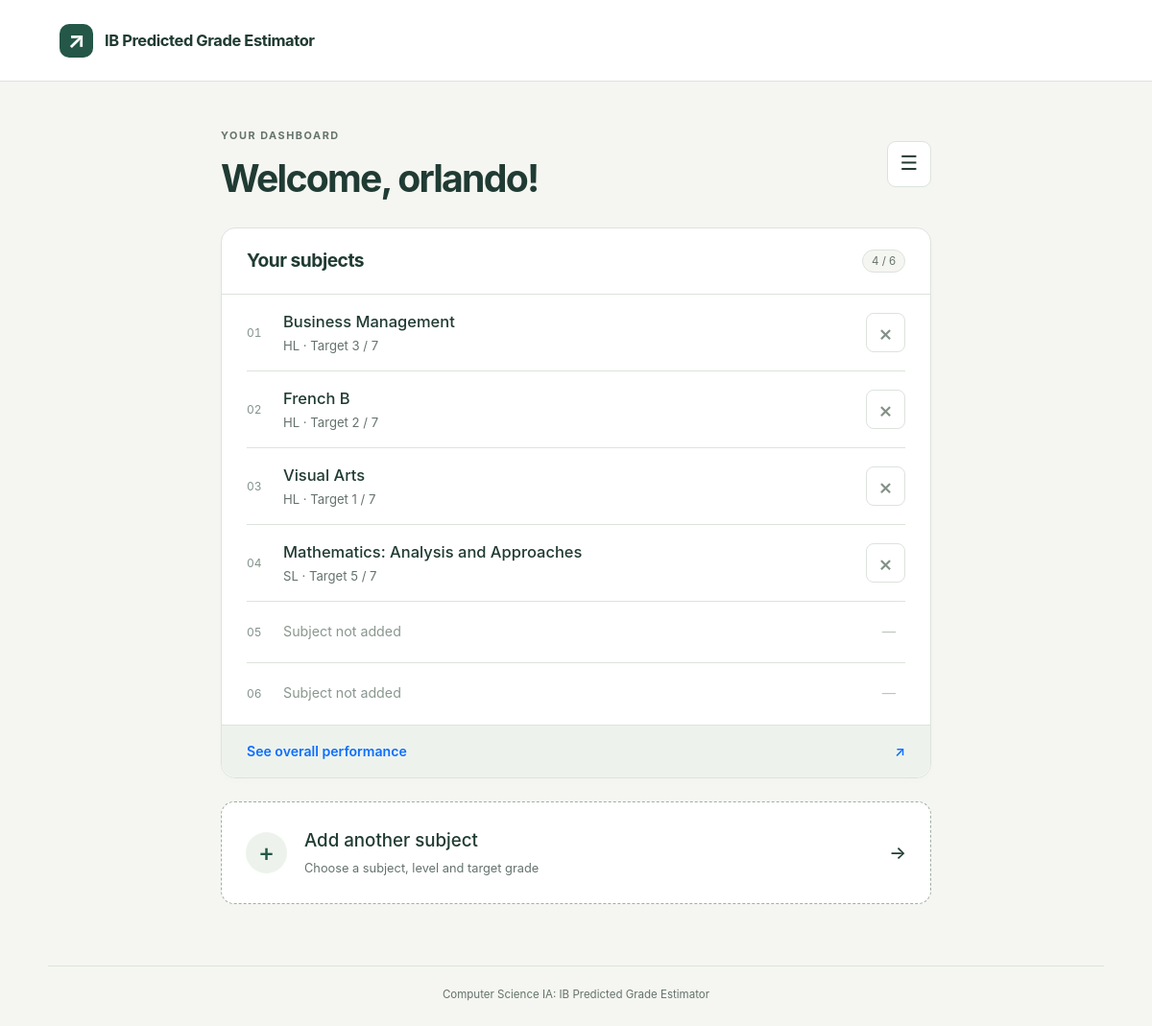
Page / (signed in) on the earlier database version.
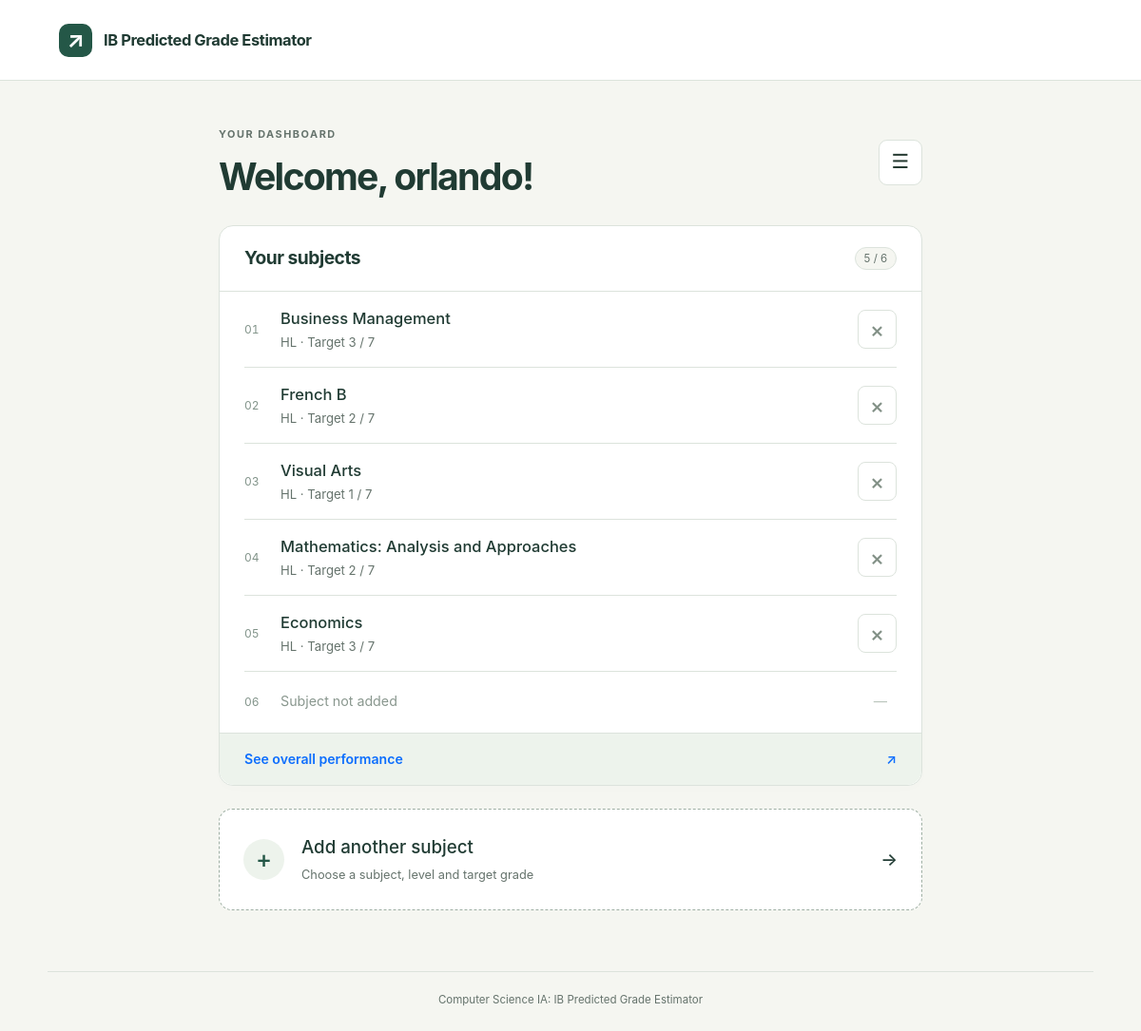
Same page on the later database version.
### tables this page shows
CREATE TABLE users(user_id INTEGER PRIMARY KEY,
								 username VARCHAR(255) UNIQUE NOT NULL,
                                 password_hash VARCHAR(255) NOT NULL);

CREATE TABLE user_subjects(user_subject_id INTEGER PRIMARY KEY,
										 user_id INTEGER NOT NULL,
                                         subject_id INTEGER NOT NULL,
                                         target_grade INTEGER NOT NULL
                                         CHECK(target_grade BETWEEN 1 AND 7),
                                         
                                         FOREIGN KEY (user_id) REFERENCES users(user_id)
                                         ON DELETE CASCADE,
                                         FOREIGN KEY (subject_id) REFERENCES subjects(subject_id));

CREATE TABLE subjects(subject_id INTEGER PRIMARY KEY,
									subject_name VARCHAR(50) NOT NULL,
                                    level VARCHAR(2) NOT NULL
                                    CHECK(level IN ('HL','SL')),
                                    total_topics INTEGER NOT NULL
                                    CHECK(total_topics > 0),
                                    
                                    UNIQUE(subject_name, level));

### app.py (the view)
@app.route("/")
def home():
    user_id = session.get('user_id')    # retrieves user id from session
    if not user_id:
        return redirect(url_for("login"))
    connection = get_db()
    cursor = connection.cursor()
    cursor.execute('SELECT username FROM users WHERE user_id=?', (user_id,))
    user = cursor.fetchone()
    if user is None:
        connection.close()
        return logout()
    command = """SELECT user_subjects.user_subject_id,
                        subjects.subject_name,
                        subjects.subject_id,
                        subjects.level,
                        subjects.total_topics,
                        user_subjects.target_grade
                FROM user_subjects JOIN subjects
                        ON user_subjects.subject_id=subjects.subject_id
                WHERE user_subjects.user_id=?"""
    cursor.execute(command, (user_id,))
    user_subjects = cursor.fetchall()
    connection.close()
    subject_means = []
    predicted_grades = []
    for subject in user_subjects:
        connection = get_db()
        cursor = connection.cursor()
        cursor.execute(
            """SELECT * FROM assessments
            WHERE user_subject_id=?
            ORDER BY assessment_date""",
            (subject["user_subject_id"],)
        )
        assessments = cursor.fetchall()
        connection.close()
        subject_analysis = analyse_subject(assessments,
                                           subject["total_topics"],
                                           get_boundaries(subject["subject_id"], 2025, "May"))
        if subject_analysis["mean"] != "N/A":
            subject_means.append(subject_analysis["mean"])
        predicted_grades.append(subject_analysis["predicted_grade"])
    overall_analysis = analyse_overall(subject_means, predicted_grades)
    if request.args.get("view") == "overall":
        return render_template("overall.html", username=user["username"], user_subjects=user_subjects, overall_analysis=overall_analysis)
    return render_template('index.html', username=user["username"], user_subjects=user_subjects, subjects=get_subjects(), overall_analysis=overall_analysis)

### app.py (called while the page is built)
def get_subjects():
    connection = get_db()
    cursor = connection.cursor()
    cursor.execute("""SELECT subject_id, subject_name, level
                      FROM subjects ORDER BY subject_name""")
    subjects = cursor.fetchall()
    connection.close()
    return subjects

def get_boundaries(subject_id, exam_year, exam_session):
    connection = get_db()
    cursor = connection.cursor()
    command = """SELECT grade, lower_boundary
                 FROM grade_boundaries
                 WHERE subject_id=? AND exam_year=? AND exam_session=?
                 ORDER BY grade"""
    cursor.execute(command, (subject_id, exam_year, exam_session))
    rows = cursor.fetchall()
    connection.close()
    boundaries = {}
    for boundary in rows:
        boundaries[boundary["grade"]] = boundary["lower_boundary"]
    return boundaries

### database.py (called while the page is built)
def get_db():
    connection = sqlite3.connect("database.db")
    connection.execute("PRAGMA foreign_keys = ON")
    connection.row_factory = sqlite3.Row
    return connection

### logic.py (called while the page is built)
def number(num):
    try:
        num = float(num)
    except (ValueError, TypeError, OverflowError):
        raise ValueError("Error: wrong type/value")
    if not isfinite(num):
        raise ValueError("Error: not finite")
    return num

def integer(num):
    num = number(num)
    if not num.is_integer():
        raise ValueError("Error: not an integer")
    return int(num)

def percentage(score, maximum_score):
    score, maximum_score = number(score), number(maximum_score)
    if maximum_score <= 0:
        raise ValueError("maximum score must be greater than 0")
    if not (0 <= score <= maximum_score):
        raise ValueError("score must be within 0 and max_score")
    return 100 * (score / maximum_score)

def days_between(first_date, second_date):
    try:
        first_date = date.fromisoformat(first_date)
        second_date = date.fromisoformat(second_date)
    except (ValueError, TypeError):
        raise ValueError("Invalid date")
    return (second_date - first_date).days

def score_to_grade(score, maximum_score, boundaries):
    score = percentage(score, maximum_score)
    for grade in range(7,0,-1):
        if score >= boundaries[grade]:
            return grade

def mean(scores):   # must take list of scores in percentage form
    if len(scores) == 0:
        raise ValueError("No scores available")
    return sum(scores) / len(scores)

### templates/index.html (shortened to what this page needs)
{% extends 'base.html' %}
{% from '_macros.html' import grades %}
{% block content %}
<div class="dashboard-shell">
  <div class="page-heading">
    <div><p class="eyebrow">YOUR DASHBOARD</p><h1>Welcome, {{ username }}!</h1></div>
    <div class="dropdown">
      <button class="btn menu-button" type="button" data-bs-toggle="dropdown" aria-expanded="false" aria-label="Account menu"><span aria-hidden="true">☰</span></button>
    </div>
  </div>
  <section class="card subjects-card" aria-labelledby="subjects-title">
    <div class="section-heading"><h2 id="subjects-title">Your subjects</h2><span class="count-badge">{{ user_subjects|length }} / 6</span></div>
    <ul class="subject-list list-unstyled mb-0">
      {% for subject in user_subjects %}
      <li class="subject-row">
        <span class="subject-number" aria-hidden="true">{{ '%02d'|format(loop.index) }}</span>
        <a class="subject-link" href="{{ url_for('load_assessments', user_subject_id=subject['user_subject_id']) }}"><span>{{ subject['subject_name'] }}</span><small>{{ subject['level'] }} <span aria-hidden="true">·</span> Target {{ subject['target_grade'] }} / 7</small></a>
        <form action="{{ url_for('delete_subject') }}" method="post" data-confirm="Delete {{ subject['subject_name'] }} {{ subject['level'] }} and its assessments? This cannot be undone.">
          <button class="btn remove-button" type="submit" aria-label="Delete {{ subject['subject_name'] }} {{ subject['level'] }}"><span aria-hidden="true">×</span></button>
        </form>
      </li>
      {% endfor %}
      {% for i in range(user_subjects|length, 6) %}
      <li class="subject-row empty-subject"><span class="subject-number" aria-hidden="true">{{ '%02d'|format(i+1) }}</span><span>Subject not added</span><span class="empty-mark" aria-hidden="true">—</span></li>
      {% endfor %}
    </ul>
    <a class="overall-link" href="{{ url_for('home', view='overall') }}">See overall performance <span aria-hidden="true">↗</span></a>
  </section>
  {% if user_subjects|length < 6 %}
  <button type="button" class="add-subject-button" data-bs-toggle="modal" data-bs-target="#add-subject-modal"><span class="plus-icon" aria-hidden="true">+</span><span>Add another subject<small>Choose a subject, level and target grade</small></span><span aria-hidden="true">→</span></button>
  {% else %}<p class="text-secondary text-center mt-4">All six subjects are added. Open a subject to record an assessment.</p>{% endif %}
</div>
{% endblock %}

### templates/base.html (shortened to what this page needs)
<!doctype html>
<html lang="en">
<head>
  <link rel="stylesheet" href="{{ url_for('static', filename='vendor/bootstrap.min.css') }}">
  <link rel="stylesheet" href="{{ url_for('static', filename='css/style.css') }}">
</head>
<body>
  <header class="site-header">
    <div class="container site-header-inner">
      <a class="brand" href="{{ url_for('home') }}" aria-label="IB Grade Tracker home"><span class="brand-icon" aria-hidden="true">↗</span> IB Predicted Grade Estimator</a>
    </div>
  </header>
  <main id="main" class="container main-container">
    {% block content %}{% endblock %}
  </main>
  <footer class="site-footer container">Computer Science IA: IB Predicted Grade Estimator</footer>
</body>
</html>

### static/css/style.css (style rules this page uses)
:root { --ink:#203b33; --muted:#65736c; --green:#245747; --green-dark:#194234; --paper:#f5f6f1; --line:#dce3dc; --soft:#edf3ec; --bs-primary:#245747; --bs-body-color:#263b32; --bs-body-bg:#f5f6f1; --bs-border-color:#dce3dc; --bs-link-color:#245747; --bs-link-hover-color:#194234; }
body { font-family:Inter,system-ui,-apple-system,"Segoe UI",sans-serif; line-height:1.6; color:var(--ink); min-height:100vh; display:flex; flex-direction:column; }
a { text-underline-offset:3px; }
button,input,select { font:inherit; }
h1,h2,h3 { line-height:1.2; color:var(--ink); }
h1 { font-size:clamp(1.8rem,3.7vw,2.45rem); font-weight:650; letter-spacing:-.045em; margin:0; }
h2 { font-size:1.2rem; font-weight:650; letter-spacing:-.025em; }
small { font-size:.82rem; }
.btn { font-weight:550; border-radius:9px; padding:.65rem 1rem; }
.card { border:1px solid var(--line); border-radius:15px; background:#fff; box-shadow:0 3px 12px #203b3303; }
.site-header { border-bottom:1px solid var(--line); background:#fff; }
.site-header-inner { height:84px; display:flex; align-items:center; justify-content:space-between; gap:1rem; }
.brand { display:flex; align-items:center; gap:.75rem; text-decoration:none; color:var(--ink); font-size:1.03rem; font-weight:650; letter-spacing:-.025em; }
.brand-icon { display:grid; place-items:center; background:var(--green); color:#fff; width:35px; height:35px; border-radius:10px; font-size:1.5rem; line-height:1; }
.main-container { padding-top:48px; padding-bottom:64px; flex:1; }
.site-footer { border-top:1px solid var(--line); padding-top:20px; padding-bottom:24px; font-size:.72rem; color:var(--muted); text-align:center; }
.eyebrow { font-size:.68rem; letter-spacing:.14em; font-weight:700; color:var(--muted); margin-bottom:.7rem; }
.page-heading { display:flex; align-items:center; justify-content:space-between; gap:1rem; margin-bottom:28px; }
.dashboard-shell { max-width:740px; margin:auto; }
.menu-button { border:1px solid var(--line); background:#fff; font-size:1.3rem; line-height:1; padding:.8rem; }
.section-heading { padding:22px 26px; display:flex; align-items:center; justify-content:space-between; border-bottom:1px solid var(--line); }
.section-heading h2 { margin:0; }
.count-badge { border:1px solid var(--line); background:var(--paper); padding:.12rem .55rem; border-radius:20px; font-size:.72rem; color:var(--muted); white-space:nowrap; }
.subject-list { padding:0 26px; }
.subject-row { display:flex; align-items:center; gap:18px; min-height:80px; border-bottom:1px solid var(--line); }
.subject-row:last-child { border-bottom:0; }
.subject-number { color:#819389; font-size:.75rem; font-variant-numeric:tabular-nums; width:20px; flex-shrink:0; }
.subject-link { flex:1; min-width:0; text-decoration:none; font-size:1.03rem; font-weight:550; color:var(--ink); padding:14px 0; overflow-wrap:anywhere; }
.subject-link small { display:block; font-weight:400; color:var(--muted); margin-top:2px; }
.remove-button { color:#839187; font-size:1.4rem; padding:.25rem .75rem; border:1px solid var(--line); border-radius:8px; line-height:1.4; }
.empty-subject { color:#89978e; font-size:.89rem; min-height:64px; }
.empty-mark { margin-left:auto; padding-right:10px; color:#bac5bc; }
.overall-link { display:flex; align-items:center; justify-content:space-between; border-top:1px solid var(--line); background:var(--soft); border-radius:0 0 15px 15px; text-decoration:none; padding:16px 26px; font-size:.88rem; font-weight:600; }
.add-subject-button,.add-test-button { border:1px dashed #9eafa3; border-radius:14px; display:flex; align-items:center; gap:18px; background:#fff; color:var(--ink); padding:25px; text-align:left; width:100%; font-size:1.17rem; font-weight:550; }
.add-subject-button { margin-top:24px; }
.add-subject-button>span:nth-child(2) { flex:1; }
.add-subject-button small,.add-test-button small { display:block; font-size:.8rem; color:var(--muted); font-weight:400; margin-top:4px; }
.plus-icon { border-radius:50%; width:43px; height:43px; display:grid; place-items:center; background:var(--soft); color:var(--green); font-size:1.6rem; flex-shrink:0; }
@media (min-width:1200px) { .container { max-width:1100px; } }

Differences in the rows shown:
changed user_subjects "Mathematics: Analysis and Approaches": level "SL" → "HL"; target_grade "5" → "2"
added user_subjects: index "05", subject_name "Economics", level "HL", target_grade "3"
Other differences:
{{ user_subjects|length }}: "4" → "5"
list line gone: "05 Subject not added —"
